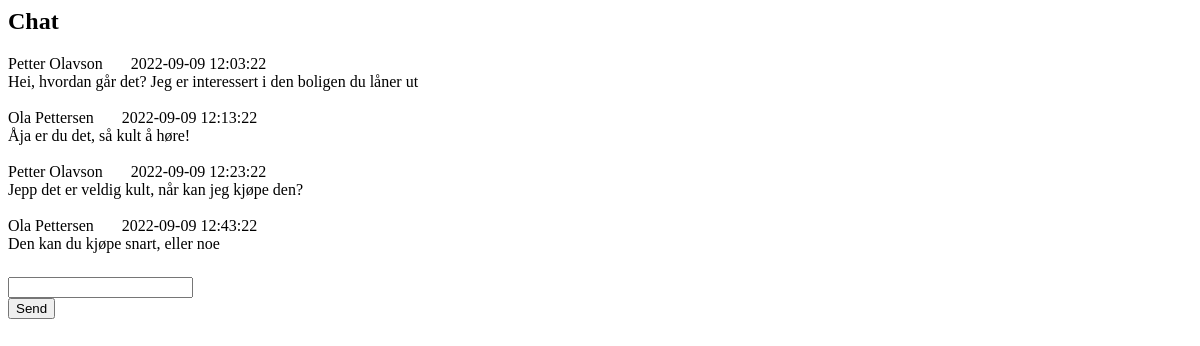
The app's page /Pages/Messages.php?ID=2 (signed in), older data.
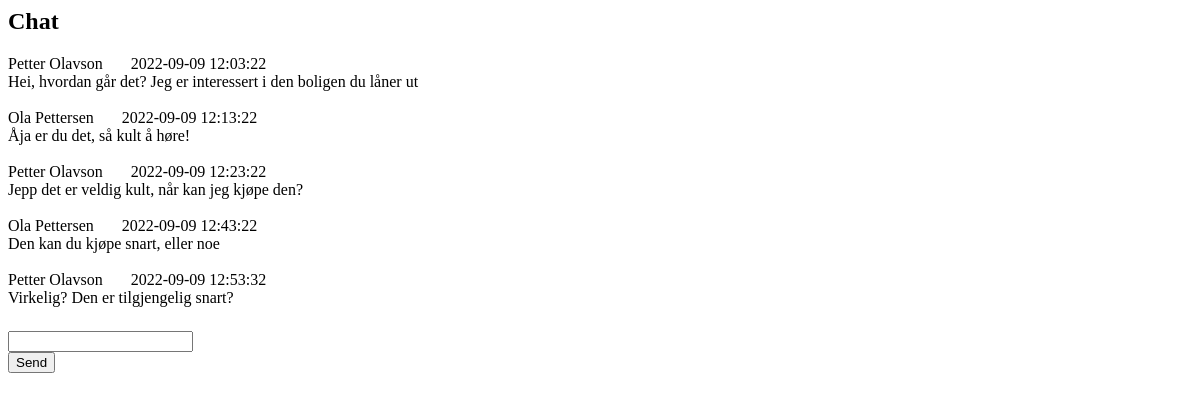
The same page, newer data.
### tables this page shows
CREATE TABLE messages (
    messageID INT NOT NULL AUTO_INCREMENT,
    messageText VARCHAR(500) NOT NULL,
    messageTime DATETIME NOT NULL,
    recieverID INT NOT NULL,
    senderID INT NOT NULL,
    PRIMARY KEY (messageID),
    FOREIGN KEY (recieverID) references user(userID) ON DELETE CASCADE,
    FOREIGN KEY (senderID) references user(userID) ON DELETE CASCADE
);

### Pages/Messages.php (the view, shortened to what this page needs)
<?php
include_once "../Utilities/DatabaseConnection.php";
$senderID = $_GET['ID'];
$recieverID = $_SESSION["user"]["userID"];
$sInfo = mysqli_query($connection, "SELECT firstName, lastName FROM user where userID = '$senderID'");
$sArray = $sInfo->fetch_assoc();
$senderName = implode(" ", $sArray);
$rInfo = mysqli_query($connection, "SELECT firstName, lastName FROM user where userID = '$recieverID'");
$rArray = $rInfo->fetch_assoc();
$recieverName = implode(" ", $rArray);
$messages = mysqli_query($connection,"SELECT messageText, messageTime, recieverID, senderID FROM Messages WHERE
           (recieverID = $recieverID AND senderID = $senderID) OR (senderID = $recieverID AND recieverID = $senderID) ORDER BY messageTime");
?>
<html lang="NO">
<head>
</head>
<body>
<section>
    <h1>Chat</h1>
    <table>
        <tr>
            <th></th>
        </tr>
        <?php
        while($rows=$messages->fetch_assoc()){
            if ($rows['senderID'] == $recieverID){
                echo '<a>' . $recieverName . '&nbsp &nbsp &nbsp &nbsp' . $rows['messageTime'] . '</a></br>';
            } elseif ($rows['senderID'] == $senderID){
                echo '<a>' . $senderName . '&nbsp &nbsp &nbsp &nbsp' . $rows['messageTime'] . '</a></br>';
            }
            echo '<a> ' .$rows['messageText'].'</a></br>';
        }
        ?>
    </table>
    <form method='post'>
        <input name='message' type='text' /><br>
        <button type='submit' name="message_button">Send</button>
    </form>
</section>
</body>
</html>

Row changes from the older to the newer data that the page shows:
now on this page (row edited): messages: messageTime "2022-09-09 12:53:32", messageText "Virkelig? Den er tilgjengelig snart?"
